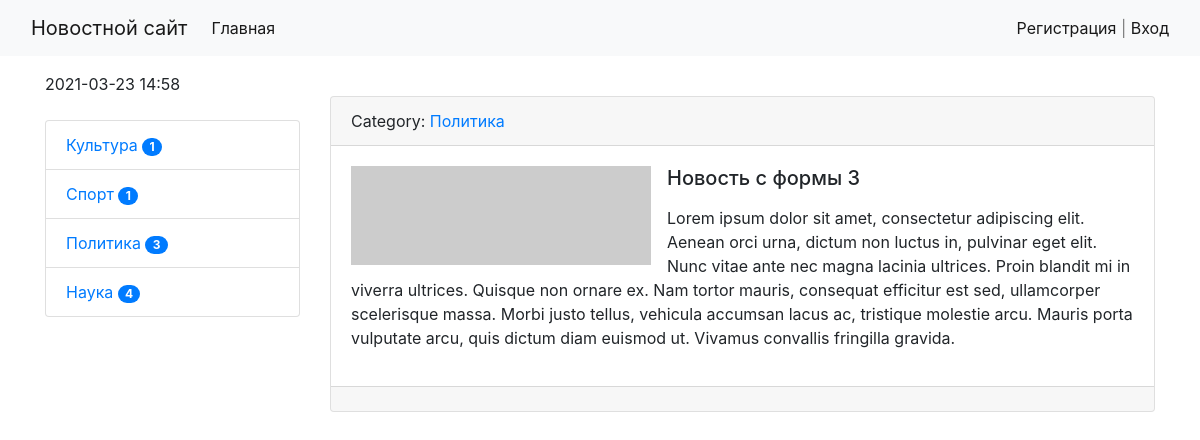
Page /news/7/ on the earlier database version.
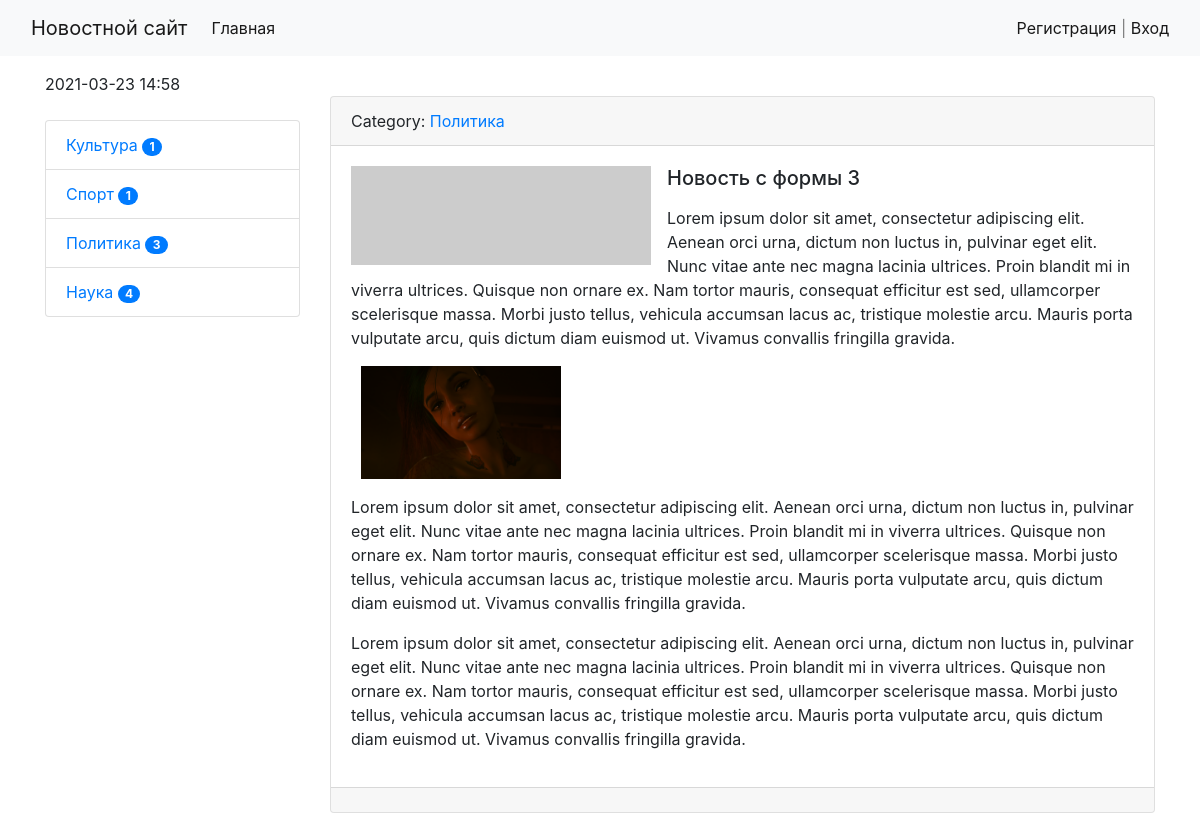
Same page on the later database version.
### news/models.py (models this page shows, shortened)
class News(models.Model):
    title = models.CharField(max_length=150, verbose_name="Наименование")
    content = models.TextField(blank=True, verbose_name="Контент")
    created_at = models.DateTimeField(auto_now_add=True, verbose_name="Опубликовано")
    updated_at = models.DateTimeField(auto_now=True, verbose_name="Обновлено")
    photo = models.ImageField(upload_to='photos/%Y/%m/%d/', verbose_name="Фото", blank=True)
    is_published = models.BooleanField(default=True, verbose_name="Доступно для публикации")
    category = models.ForeignKey('Category', on_delete=models.PROTECT, null=True, verbose_name="Категория")
    views = models.IntegerField(default=0)
    class Meta:
        verbose_name = "Новость"
        verbose_name_plural = "Новости"
        ordering = ['-created_at', 'title']

class Category(models.Model):
    title = models.CharField(max_length=120, db_index=True, verbose_name="Наименование категории")
    def get_absolute_url(self):
        return reverse('category', kwargs={'category_id': self.pk})
    def __str__(self):
        return self.title
    class Meta:
        verbose_name = "Категория"
        verbose_name_plural = "Категории"
        ordering = ['title']

### news/views.py (the view)
# urls.py: path('news/<int:pk>/', ViewNews.as_view(), name="view_news"),
class ViewNews(DetailView):
    model = News

### news/templatetags/news_tags.py (called while the page is built)
@register.inclusion_tag('news/list_categories.html')
def show_categories():
    categories = Category.objects.annotate(
        cnt=Count('news', filter=F('news__is_published'))).filter(cnt__gt=0)
    return {'categories': categories}

### templates/news/news_detail.html (shortened to what this page needs)
{% extends 'baseNews.html' %}
{% block sidebar %}
    {% include 'inc/sidebar.html' %}
{% endblock %}
{% block content %}
    <div class="card mb-3">
        <div class="card-header">
            Category: <a href="{{ object.category.get_absolute_url }}">{{ object.category }}</a>
        </div>
        <div class="card-body">
                {% if item.photo %}
                    <img src="{{ object.photo.url }}" alt="" width="350" class="float-left mr-3">
                {% else %}
                    <img src="https://picsum.photos/id/1060/350/235/?blur=2" alt="" width="300"
                         class="float-left mr-3">
                {% endif %}
                    <h5 class="card-title">{{ object.title }}</h5>
                    <p class="card-text">{{ object.content|safe|linebreaks}}</p>
        </div>
        <div class="card-footer text-muted">
        </div>
    </div>
{% endblock %}

Differences in the rows shown:
changed News "Новость с формы 3": content "…Vivamus convallis fringilla gravida." → "…Vivamus convallis fringilla gravida. Lorem ipsum dolor sit amet, consectetur adipiscing elit. Aenean orci urna, dictum non luctus in, pulvinar eget elit. Nunc vitae ante nec magna lacinia ultrices. Proin blandit mi in viverra ultrices. Quisque non ornare ex. Nam tortor mauris, consequat efficitur est sed, ullamcorper scelerisque massa. Morbi justo tellus, vehicula accumsan lacus ac, tristique molestie arcu. Mauris porta vulputate arcu, quis dictum diam euismod ut. Vivamus convallis fringilla gravida. Lorem ipsum dolor sit amet, consectetur adipiscing elit. Aenean orci urna, dictum non luctus in, pulvinar eget elit. Nunc vitae ante nec magna lacinia ultrices. Proin blandit mi in viverra…"; content: picture added
